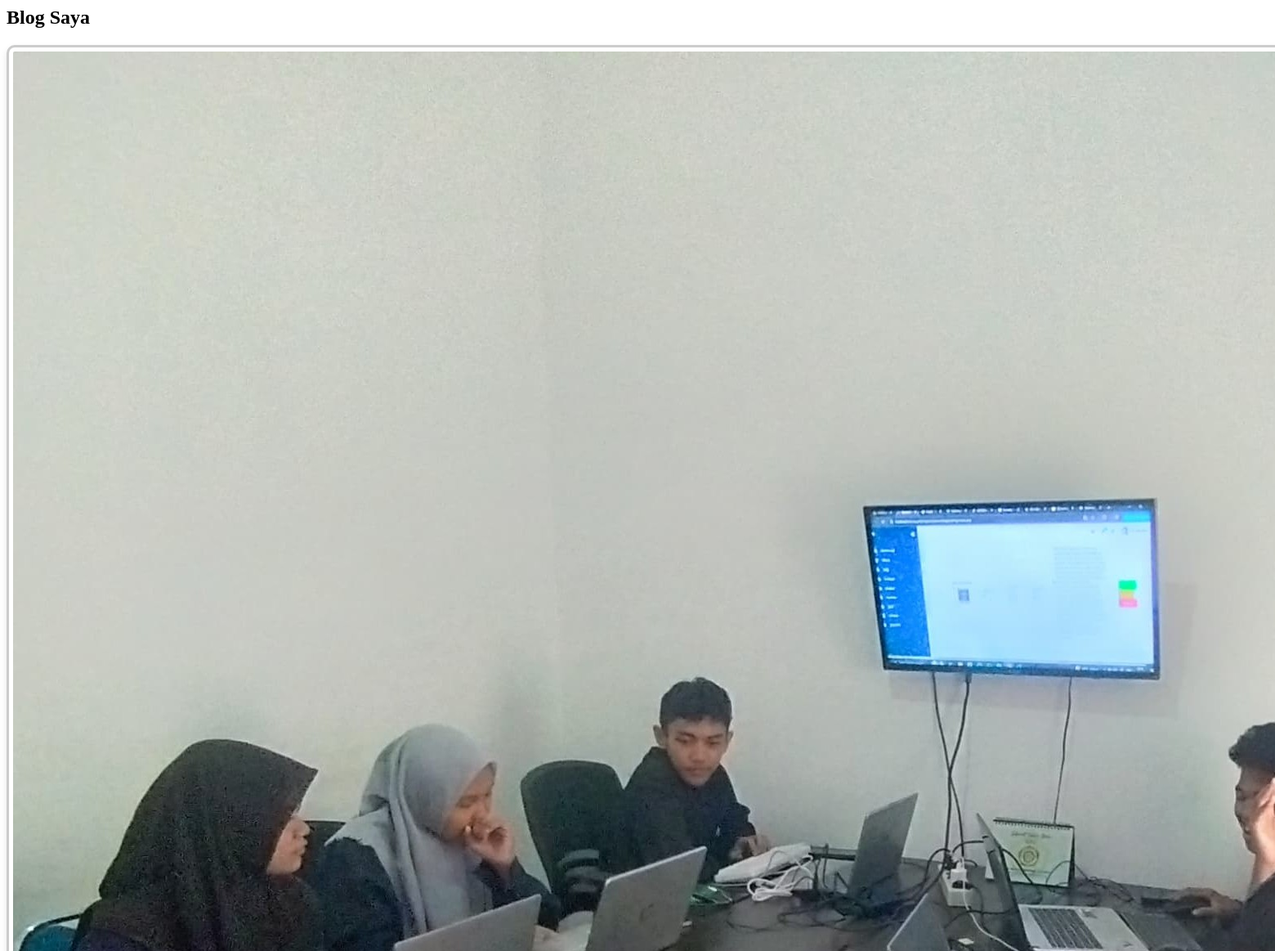
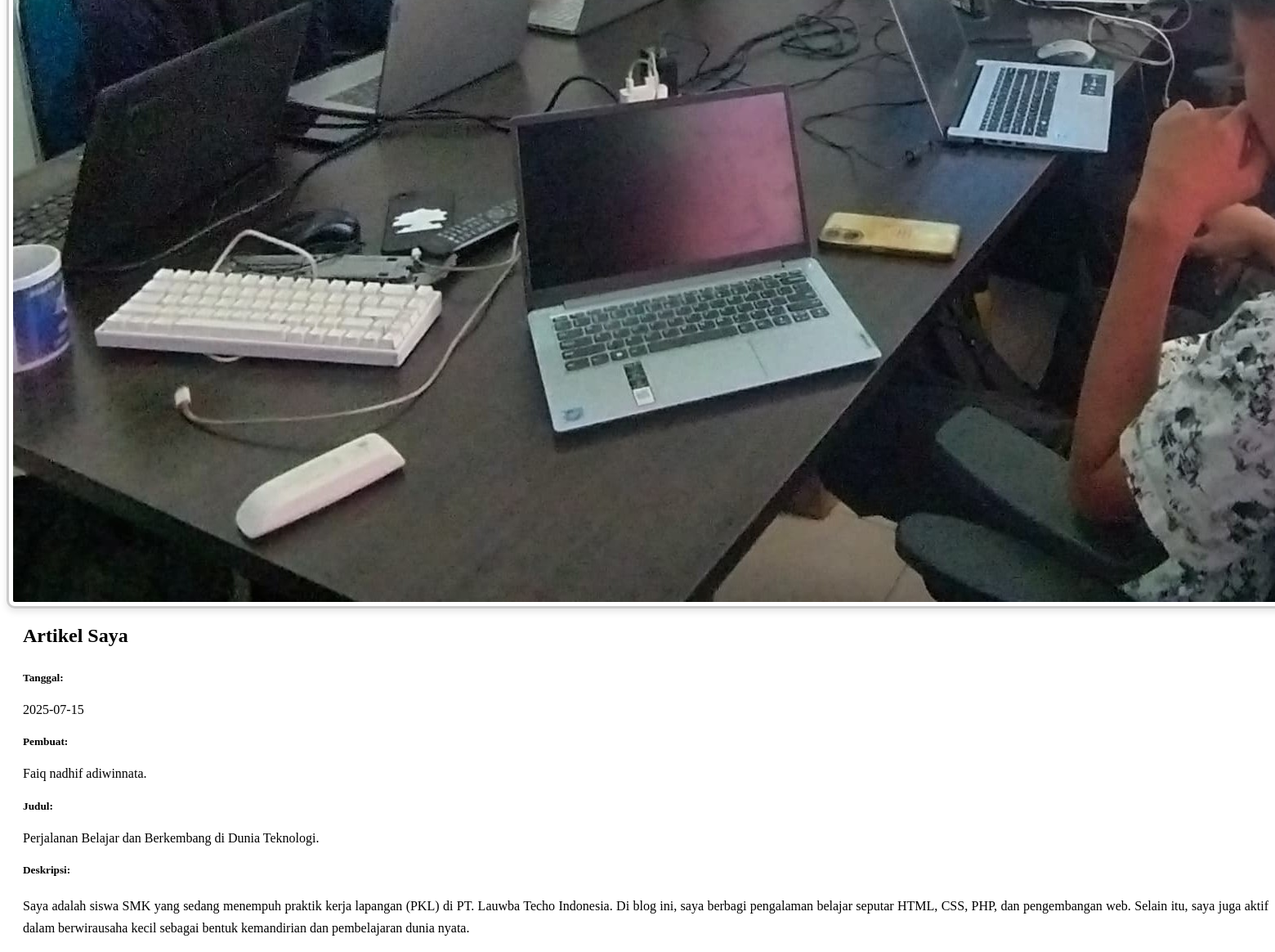
Page /fontend/pages/blog.php on the committed database (2 pictures, top to bottom).
### tables this page shows
CREATE TABLE `blogs` (
  `id` bigint NOT NULL,
  `image` varchar(255) NOT NULL,
  `date` date NOT NULL,
  `autor` varchar(255) NOT NULL,
  `title` varchar(255) NOT NULL,
  `description` text NOT NULL
);

### fontend/pages/blog.php (the view, shortened to what this page needs)
<?php
require_once(__DIR__ . '/../../config/connection.php');
$qBlog = "SELECT * FROM blogs LIMIT 1";
$blog = mysqli_query($connect, $qBlog) or die(mysqli_error($connect));
$dataBlog  = mysqli_fetch_assoc($blog);
?>
<section id="blog" class="blog section">
    <div class="container section-title" data-aos="fade-up">
        <h2>Blog Saya</h2>
    </div>
    <div class="container" data-aos="fade-up" data-aos-delay="100">
        <div class="row gy-4 justify-content-center align-items-center">
            <div class="col-lg-6">
                <img src="../storages/blog/<?= $dataBlog['image'] ?>" class="img-fluid blog-img w-100" alt="Gambar Blog">
            </div>
            <div class="col-lg-6 content">
                <h2>Artikel Saya</h2>
                <div class="row">
                    <div class="col-lg-12">
                        <div class="blog-meta">
                            <div class="mb-3">
                                <h5>Tanggal:</h5>
                                <p><?= $dataBlog['date'] ?></p>
                            </div>
                            <div class="mb-3">
                                <h5>Pembuat:</h5>
                                <p><?= $dataBlog['autor'] ?></p>
                            </div>
                            <div class="mb-3">
                                <h5>Judul:</h5>
                                <p><?= $dataBlog['title'] ?></p>
                            </div>
                            <div class="mb-3">
                                <h5>Deskripsi:</h5>
                                <p style="text-align: justify; line-height: 1.7;"><?= nl2br($dataBlog['description']) ?></p>
                            </div>
                        </div>
                    </div>
                </div>
            </div>
        </div>
    </div>
</section>

### fontend/pages/blog.php (style rules this page uses)
.blog-img { border: 3px solid #ccc; border-radius: 10px; padding: 5px; box-shadow: 0 4px 8px rgba(0, 0, 0, 0.1); transition: transform 0.3s ease; }
.blog .content h2 { font-weight: bold; margin-bottom: 30px; }
.blog .content { padding-left: 20px; }

### rows in the picture
blogs: image (picture), date "2025-07-15", autor "Faiq nadhif adiwinnata.", title "Perjalanan Belajar dan Berkembang di Dunia Teknologi.", description "Saya adalah siswa SMK yang sedang menempuh praktik kerja lapangan (PKL) di PT. Lauwba Techo Indonesia. Di blog ini, saya berbagi pengalaman belajar seputar HTML, CSS, PHP, dan pengembangan web. Selain itu, saya juga aktif dalam berwirausaha kecil sebagai bentuk kemandirian dan pembelajaran dunia nyata."
